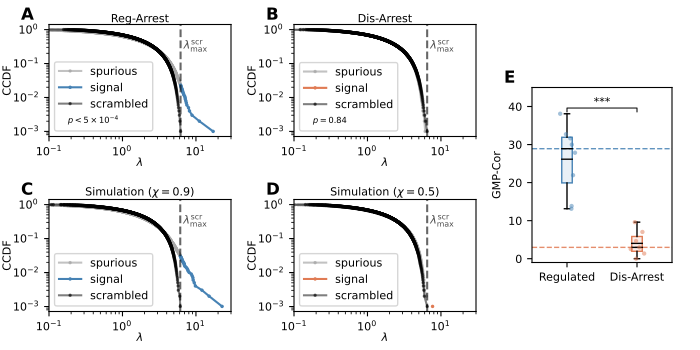

Generate this figure with Python:
import src.analysis_functions as af
import src.data_functions as df
import matplotlib.pyplot as plt
from figure_functions import PanelFigure
import permutation_pvalues as pv
from matplotlib.colors import to_rgba
import numpy as np
import pandas as pd
from scipy import stats
import os
import importlib

importlib.reload(af)
importlib.reload(df)
# ------------------------------------------------------------------
# BUILD FIGURE
# ------------------------------------------------------------------
fsize = 10
plt.close("all")
root_dir = os.path.dirname(os.path.dirname(os.getcwd()))
ev_data_dir = os.path.join(root_dir, 'ev_data')

REG_COLOR = 'steelblue'
DIS_COLOR = '#E07B54'

# Shared style for the median reference lines in panels E and F
# (kept identical so the dashed lines have the same width/opacity in both).
REF_LW = 1
REF_ALPHA = 0.85


RANKING_PARAM = 'sum_denoised_ev'
# External / duplicate datasets left out of the Regulated vs Dis-Arrest comparison
TO_EXCLUDE = ['adam_matrix_filtered.csv', 'deb_Ec_CDS_untreated.csv', 'deb_KP_CDS_untreated.csv']


def _load_gmp_cor():
    """Per-sample GMP-Cor for the Regulated ('r') and Dis-Arrest ('d') groups.

    Reads data_metrics.csv (the current metrics table, also the source of the
    Ext. Data Fig. S3 values), so the box plot and its median lines agree.
    """
    path = os.path.join(root_dir, 'results', 'data_metrics', 'data_metrics.csv')
    data = pd.read_csv(path, index_col=0)
    data = data[~data['file_name'].isin(TO_EXCLUDE)]
    g1 = data[data['category'] == 'r'][RANKING_PARAM]
    g0 = data[data['category'] == 'd'][RANKING_PARAM]
    return g1, g0


def _load_group_medians():
    g1, g0 = _load_gmp_cor()
    return g1.median(), g0.median()


med_reg, med_dis = _load_group_medians()


def _plot_ccdf(ax, npy_file, title, signal_color='skyblue'):
    arr = np.load(os.path.join(ev_data_dir, npy_file))
    data1 = arr[0, :];  data1 = data1[data1 > 0]
    data2 = arr[1, :];  data2 = data2[data2 > 0]
    x2 = float(np.max(data2))
    d1s = np.sort(data1)
    d2s = np.sort(data2)
    p1 = len(d1s)
    ccdf1 = 1 - np.arange(1, p1 + 1) / p1 + 1 / p1
    p2 = len(d2s)
    ccdf2 = 1 - np.arange(1, p2 + 1) / p2 + 1 / p2
    noise = d1s < x2
    ax.loglog(d1s[noise], ccdf1[noise], '.', linestyle='-',
              color='darkgray', alpha=0.7, label='spurious', markersize=3)
    ax.loglog(d1s[~noise], ccdf1[~noise], '.', linestyle='-',
              color=signal_color, label='signal', markersize=3)
    ax.loglog(d2s, ccdf2, '.', linestyle='-',
              color='black', alpha=0.5, label='scrambled', markersize=3)
    ax.set_xlim([0.1, 30])
    ax.axvline(x2, color='k', linestyle='--', alpha=0.6)
    ax.text(x2 * 1.1, 0.8, r'$\lambda_\mathrm{max}^\mathrm{scr}$',
            fontsize=fsize - 2, va='center', ha='left', color='k', alpha=0.7,
            transform=ax.get_xaxis_transform())
    ax.set_xlabel(r'$\lambda$', fontsize=fsize - 2, labelpad=0)
    ax.set_ylabel('CCDF', fontsize=fsize - 2, labelpad=0)
    ax.set_title(title, fontsize=fsize-2, pad=0)
    # p-value rides in the legend box, under the three series keys; a no-op for
    # the simulated spectra, which have no permutation test
    pv.legend_with_p(ax, npy_file, fontsize=fsize - 2)
    ax.tick_params(labelsize=fsize - 2)


def format_p(p):
    if p < 0.0001:
        return '****'
    elif p < 0.001:
        return '***'
    elif p < 0.01:
        return '**'
    elif p < 0.05:
        return '*'
    else:
        return 'NS'


# ── Row 1: Experimental data (Reg-Arrest / Dis-Arrest) ─────────────
def panel_A(ax):
    _plot_ccdf(ax, 'sample_15b_filtered.npy', 'Reg-Arrest', signal_color=REG_COLOR)


def panel_B(ax):
    _plot_ccdf(ax, 'sample_15a_filtered.npy', 'Dis-Arrest', signal_color=DIS_COLOR)


# ── Row 2: Simulations (high / low ρ) ──────────────────────────────
def panel_C(ax):
    _plot_ccdf(ax, 'simulated_pcs_0.9.npy', r'Simulation ($\chi=0.9$)', signal_color=REG_COLOR)


def panel_D(ax):
    _plot_ccdf(ax, 'simulated_pcs_0.5.npy', r'Simulation ($\chi=0.5$)', signal_color=DIS_COLOR)


# ── Panel E: Box plot (Regulated vs Dis-Arrest GMP-Cor) ────────────
def panel_E(ax):
    group1, group0 = _load_gmp_cor()
    c = "k"
    box = ax.boxplot([group1, group0], meanline=True, showmeans=True, patch_artist=True,
                     boxprops=dict(facecolor="None", color=c), whiskerprops=dict(color=c),
                     capprops=dict(color=c),
                     flierprops=dict(markeredgecolor=c, markersize=2), medianprops=dict(color=c))
    for element in ['boxes', 'whiskers', 'caps', 'medians']:
        for item in box[element]:
            item.set_linewidth(1)
    for mean_line in box['means']:
        mean_line.set_linewidth(1)
        mean_line.set_color(c)
        mean_line.set_linestyle('solid')

    for patch, color in zip(box['boxes'], [REG_COLOR, DIS_COLOR]):
        patch.set_edgecolor(color)
        patch.set_facecolor((*to_rgba(color)[:3], 0.12))

    rng = np.random.default_rng(42)
    for i, (grp, color) in enumerate([(group1, REG_COLOR), (group0, DIS_COLOR)], start=1):
        jitter = rng.uniform(-0.12, 0.12, size=len(grp))
        ax.scatter(i + jitter, grp, color=color, alpha=0.5, s=10, zorder=3, edgecolors='none')

    ax.axhline(med_reg, color=REG_COLOR, linestyle='--', linewidth=REF_LW, alpha=REF_ALPHA)
    ax.axhline(med_dis, color=DIS_COLOR, linestyle='--', linewidth=REF_LW, alpha=REF_ALPHA)

    ax.set_xticklabels(['Regulated', 'Dis-Arrest'], fontsize=fsize - 2, rotation=0, ha='center')
    u_stat, u_p = stats.mannwhitneyu(group1, group0)
    asterisks = format_p(u_p)
    x1, x2 = 1, 2
    y_top = max(group1.max(), group0.max())
    h = 1
    y = y_top + h * 0.5
    ax.plot([x1, x1, x2, x2], [y, y + h, y + h, y], lw=.75, color='black')
    ax.text((x1 + x2) * 0.5, y + h * 1.1, asterisks, ha='center', va='bottom',
            color='black', fontsize=fsize - 2)
    ax.set_ylabel('GMP-Cor', fontsize=fsize - 2)
    ax.set_ylim(bottom=-1, top=45)
    ax.grid(False)
    ax.tick_params(axis='both', which='major', labelsize=fsize - 2)


# ------------------------------------------------------------------
# Assemble — 2×2 grid of CCDFs (A–D) with the box plot (E) to the right
# ------------------------------------------------------------------
pf = PanelFigure(figsize=(7, 3.5), label_offset=(-0.04, 0.05))
panel_pos = [
    # Left block — 2×2 experimental / simulation CCDFs (short)
    [0.07, 0.61, 0.26, 0.32],  # A — Reg-Arrest CCDF
    [0.42, 0.61, 0.26, 0.32],  # B — Dis-Arrest CCDF
    [0.07, 0.11, 0.26, 0.32],  # C — Sim χ=0.9 CCDF
    [0.42, 0.11, 0.26, 0.32],  # D — Sim χ=0.5 CCDF
    # Right — box plot spanning the height of the A–D block
    [0.76, 0.25, 0.2, 0.5],  # E — Box plot (Regulated vs Dis-Arrest)
]
pf.add_panel(panel_pos[0], draw_func=panel_A)
pf.add_panel(panel_pos[1], draw_func=panel_B)
pf.add_panel(panel_pos[2], draw_func=panel_C)
pf.add_panel(panel_pos[3], draw_func=panel_D)
pf.add_panel(panel_pos[4], draw_func=panel_E)

pf.save("figure3.pdf", dpi=300, transparent=True)
pf.save("figure3_preview.png", dpi=200)
plt.show()
